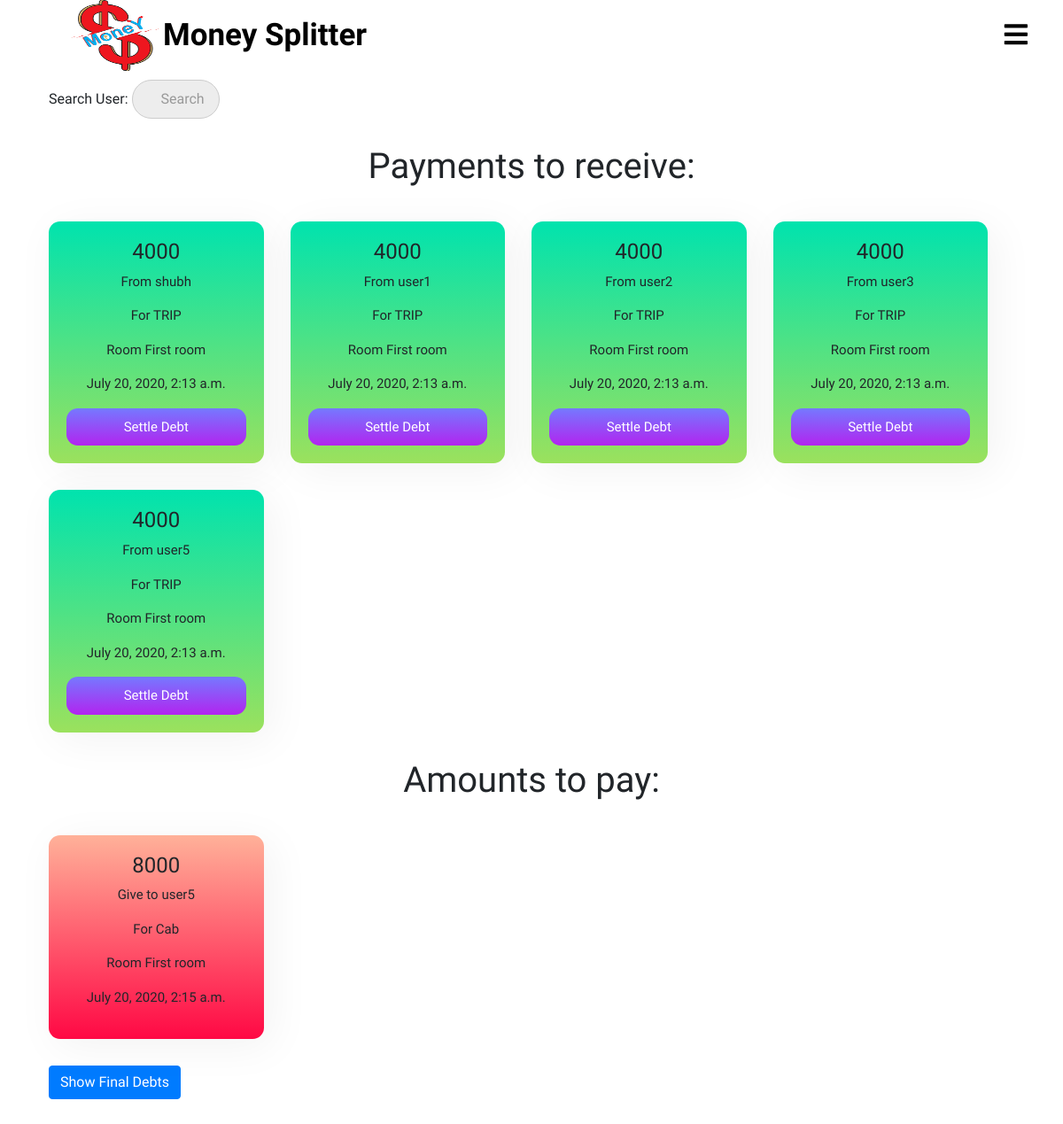
/splitter/my_debts/ (signed in), run on the app's committed database.
### splitter/models.py (models this page shows, shortened)
class debt(models.Model):
    room = models.ForeignKey(room,on_delete = models.CASCADE, related_name = 'room_debts')
    transaction = models.ForeignKey(transaction, on_delete = models.CASCADE, related_name = 'transactions_debt')
    sender = models.ForeignKey(User, on_delete = models.CASCADE, related_name = 'transaction_sender')
    receiver = models.ForeignKey(User, on_delete= models.CASCADE, related_name = 'transaction_receiver')
    amount = models.IntegerField()

class User(AbstractUser):
    pass

class transaction(models.Model):
    room = models.ForeignKey(room, on_delete = models.CASCADE, related_name = 'room_transaction')
    amount = models.IntegerField()
    reason = models.CharField(max_length = 250)
    created_at = models.DateTimeField(auto_now=True)
    payer = models.ForeignKey(User, on_delete = models.CASCADE, related_name = 'transaction_payer')
    splitters = models.ManyToManyField(User, related_name = "transaction_members")

class room(models.Model):
    creater = models.ForeignKey(User,on_delete=models.CASCADE,related_name="creater")
    name = models.CharField(max_length=250)
    members = models.ManyToManyField(User,through="room_members")

### splitter/views.py (the view, shortened to what this page needs)
# urls.py: path('my_debts/',views.my_debts,name="my_debts"),
def my_debts(request):
    income = debt.objects.filter(receiver=request.user)
    expense = debt.objects.filter(sender=request.user)
    query = request.GET.get("q", None)
    return render(request,'splitter/my_debts.html',{'incomes':income,'expenses':expense})

### templates/splitter/my_debts.html (shortened to what this page needs)
{% extends 'splitter/base.html' %}
{% load static %}
{% block css %}
  <link rel="stylesheet" href="{% static 'css/mysearchbar.css' %}">
  <link rel="stylesheet" href="{% static 'css/my_debts.css' %}">
{% endblock %}
{% block content %}
<div class="container">
  <div class="my-debts-info">
    <form method='GET' action="{% url 'splitter:my_debts' %}">
      <p>Search User: <input type='search' name='q' placeholder='Search'></p>
    </form>
    <div class="my-debts-income">
      <h1>Payments to receive:</h1>
      <div class="row">
         {% if incomes.count == 0 %}
         <h4>No payments to receive!!!</h4>
         {% else %}
        {% for income in incomes %}
        <div class="col-lg-3 col-md-4 col-sm-6 col-12">
          <div class="my-debts-income-info">
            <h4>{{ income.amount }}</h4>
            <p>From {{ income.sender.username }}</p>
            <p>For {{ income.transaction.reason }}</p>
            <p>Room {{ income.room.name }}</p>
            <p>{{ income.transaction.created_at }}</p>
            <a href="{% url 'splitter:delete_debt' pk=income.pk %}" data-target="#{{ income.sender.username }}_{{ income.pk }}" data-toggle="modal">
              <div class="settle-debt-button">
                Settle Debt
              </div>
            </a>
          </div>
        </div>
        {% endfor %}
        {% endif %}
      </div>
    </div>
    <div class="my-debts-expense">
      <h1>Amounts to pay:</h1>
      <div class="row">
        {% if expenses.count == 0 %}
        <h4>No amounts to pay!!!</h4>
        {% else %}
        {% for expense in expenses %}
        <div class="col-lg-3 col-md-4 col-sm-6 col-12">
          <div class="my-debts-expense-info">
            <h4>{{ expense.amount }}</h4>
            <p>Give to {{ expense.receiver.username }}</p>
            <p>For {{ expense.transaction.reason }}</p>
            <p>Room {{ expense.room.name }}</p>
            <p>{{ expense.transaction.created_at }}</p>
          </div>
        </div>
        {% endfor %}
        {% endif %}
      </div>
    </div>
    <a href="{% url 'splitter:final_settlements' %}" class="btn btn-primary final-debts-button">Show Final Debts</a>
  </div>
  </div>
{% endblock %}

### static/css/home_page.css (style rules this page uses)
* { padding: 0; margin: 0; text-decoration: none; list-style: none; box-sizing: border-box; font-family: 'Merienda One', cursive; }
body,html { overflow-x: hidden; }
:root { var(--IndianRed): #db575b; var(--Aqua): #99ffe4; var(--MiddleBlue): #88cfd3; var(--SteelBlue): #578bb2; var(--BdazzledBlue): #345c98; var(--DarkButton): linear-gradient(to top, #30cfd0 0%, #330867 100%); var(--LightButton): linear-gradient(to top, #48c6ef 0%, #6f86d6 100%); var(--RedButton): linear-gradient(45deg, #874da2 0%, #c43a30 100%); }

### static/css/mysearchbar.css (style rules this page uses)
input { outline: none; }
input[type=search] { -webkit-appearance: textfield; -webkit-box-sizing: content-box; font-family: inherit; font-size: 100%; }
input[type=search] { background: #ededed url(https://static.tumblr.com/ftv85bp/MIXmud4tx/search-icon.png) no-repeat 9px center; border: solid 1px #ccc; padding: 9px 10px 9px 32px; width: 55px; -webkit-border-radius: 10em; -moz-border-radius: 10em; border-radius: 10em; -webkit-transition: all .5s; -moz-transition: all .5s; transition: all .5s; }

### static/css/my_debts.css (style rules this page uses)
* { margin: 0; padding: 0; }
body,html { margin: 0px; padding: 0; }
.my-debts-info { margin: 0; margin-bottom: 20px; padding: 10px; }
.my-debts-info .my-debts-income { text-align: center; margin: 30px 0px; justify-content: center; }
.my-debts-info .my-debts-expense { text-align: center; margin: 30px 0px; justify-content: center; }
.my-debts-info .my-debts-income .row { width: 100%; }
.my-debts-info .my-debts-expense .row { width: 100%; }
.my-debts-income-info { margin-top: 30px; padding: 20px; box-shadow: .5rem .5rem 3rem 1px rgba(0,0,0,.05); background-image: linear-gradient(to top, #9be15d 0%, #00e3ae 100%); border-radius: .8rem; text-align: center; font-size: 15px; }
.my-debts-expense-info { margin-top: 30px; padding: 20px; box-shadow: .5rem .5rem 3rem 1px rgba(0,0,0,.05); background-image: linear-gradient(to top, #ff0844 0%, #ffb199 100%); border-radius: .8rem; text-align: center; font-size: 15px; }
.my-debts-income-info .settle-debt-button { width: 100%; background-image: linear-gradient(to top, #b224ef 0%, #7579ff 100%); text-align: center; padding: 10px 0px; color: white; text-decoration: none; border-radius: .8rem; }

### data on the page
debt: amount "4000", sender.username "shubh", transaction.reason "TRIP", room.name "First room", transaction.created_at "July 20, 2020, 2:13 a.m."
debt: amount "4000", sender.username "user1", transaction.reason "TRIP", room.name "First room", transaction.created_at "July 20, 2020, 2:13 a.m."
debt: amount "4000", sender.username "user2", transaction.reason "TRIP", room.name "First room", transaction.created_at "July 20, 2020, 2:13 a.m."
debt: amount "4000", sender.username "user3", transaction.reason "TRIP", room.name "First room", transaction.created_at "July 20, 2020, 2:13 a.m."
debt: amount "4000", sender.username "user5", transaction.reason "TRIP", room.name "First room", transaction.created_at "July 20, 2020, 2:13 a.m."
debt: amount "8000", receiver.username "user5", transaction.reason "Cab", room.name "First room", transaction.created_at "July 20, 2020, 2:15 a.m."
